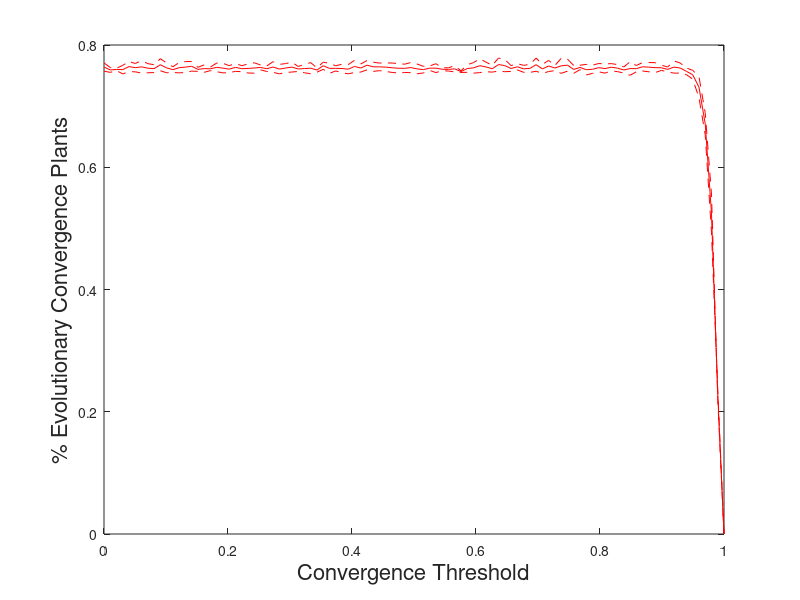

Reproduce this figure in MATLAB.
A1 =  load('convergenciaAR1.txt'); 
A2 =  load('convergenciaAR2.txt'); 
%A3 =  load('convergenciaAR3.txt'); 
%A4 =  load('convergenciaAR4.txt'); 
%A5 =  load('convergenciaAR5.txt'); 
%A6 =  load('convergenciaAR6.txt'); 
%A7 =  load('convergenciaAR7.txt'); 
%A8 =  load('convergenciaAR8.txt'); 
%A9 =  load('convergenciaAR9.txt'); 
%A10 =  load('convergenciaAR10.txt'); 
%A11 =  load('convergenciaAR11.txt'); 
%A12 =  load('convergenciaAR12.txt'); 
%A13 =  load('convergenciaAR13.txt'); 
%A14 =  load('convergenciaAR14.txt'); 
%A15 =  load('convergenciaAR15.txt'); 
Q = (A1(:,2)+A2(:,2))/2;
Q1 = (A1(:,1)+A2(:,1))/2;
%Q = ((A1(:,2)+A2(:,2)+A3(:,2)+A4(:,2)+A5(:,2)+A6(:,2)+A7(:,2)+A8(:,2)+A9(:,2)+A10(:,2)+A11(:,2)+A12(:,2)+A13(:,2)+A14(:,2)+A15(:,2)))/15;
%Q1 = (A1(:,1)+A2(:,1)+A3(:,1)+A4(:,1)+A5(:,1)+A6(:,1)+A7(:,1)+A8(:,1)+A9(:,1)+A10(:,1)+A11(:,1)+A12(:,1)+A13(:,1)+A14(:,1)+A15(:,1))/15;
h = plot(Q1,Q,'r');
hold on


%Allrep;
%for w = 1:2;
%    MINI(w,1) = min(ALL(w,2:16));
%    MAXI(w,1) = max(ALL(w,2:16));
%end
plot(Q1,A1(:,2),'r--');
hold on
plot(Q1,A2(:,2),'r--');
hold on


xlabel(('Convergence Threshold'),"fontsize",16)
ylabel('% Evolutionary Convergence Plants',"fontsize",16)
print -color -F:12 converplants.eps



